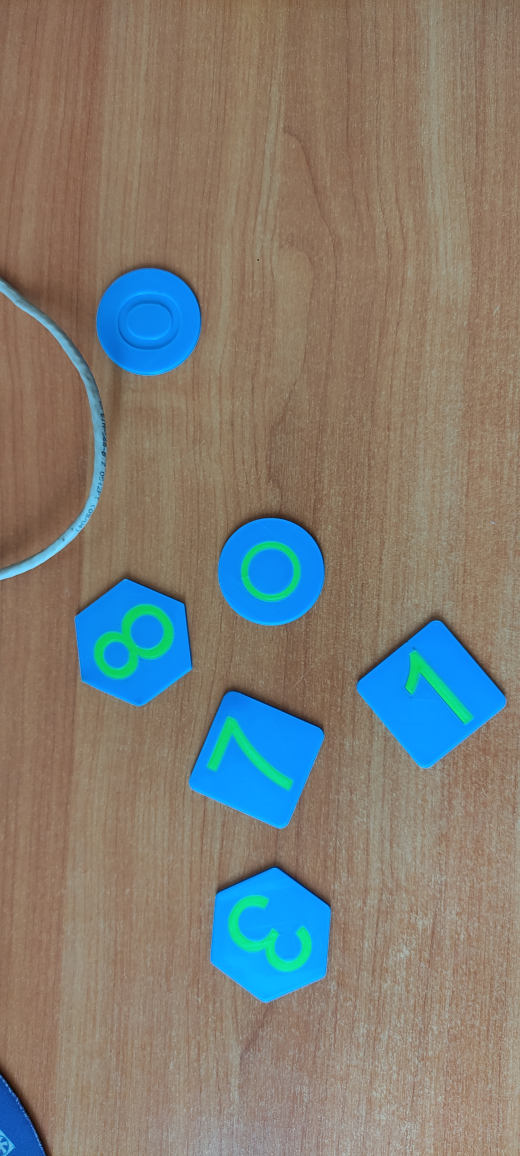
#> input picture 7 sem/COSiI/lab_1/test_pictures/1.jpg, 2080 x 4624 px, found by its file name (shown at 1/4 size)
$ python lab_1.py
#> lines starting #> are read from the running program, lines starting #| are printed output that depends on the picture; after the words box and inside, x2 and y2 are one past the last pixel; in counts of white or black regions, pixels touching at a corner belong together
#> further down, img is the input picture: shape (4624, 2080, 3); mean B, G, R 116.4, 125, 128.3
import sys
import numpy as np
import cv2 as cv
import os

# Функция для изменения размера изображения
def resize_image(image, max_width, max_height):
    # присваиваем высоту и ширину
#> called with max_width = 1200, max_height = 1000
    h, w = image.shape[:2]
    aspect_ratio = w / h
    if w > max_width or h > max_height:
        if aspect_ratio > 1:
            new_width = max_width
            new_height = int(max_width / aspect_ratio)
        else:
            new_height = max_height
            new_width = int(max_height * aspect_ratio)
        return cv.resize(image, (new_width, new_height))
    return image

if __name__ == '__main__':
    fn = '1.jpg'  # Путь к изображению (находится в вашей корневой папке)
    img = cv.imread(fn)

    if img is None:
        print(f"Не удалось загрузить изображение {fn}. Проверьте путь.")
        sys.exit(1)

    # Изменение размера изображения для удобства обработки
    max_width, max_height = 1200, 1000
    img = resize_image(img, max_width, max_height)

    # Преобразуем изображение в HSV для выделения цветов
    hsv = cv.cvtColor(img, cv.COLOR_BGR2HSV)
#> hsv: shape (1000, 449, 3); mean H, S, V 25.3, 94.8, 154.3

    # Определяем диапазон для зеленого цвета
    lower_green = np.array([35, 40, 40])
    upper_green = np.array([85, 255, 255])

    # Определяем диапазон для синего цвета
    lower_blue = np.array([100, 50, 50])
    upper_blue = np.array([130, 255, 255])

    # Создаем маски для зеленого и синего цветов
    green_mask = cv.inRange(hsv, lower_green, upper_green)
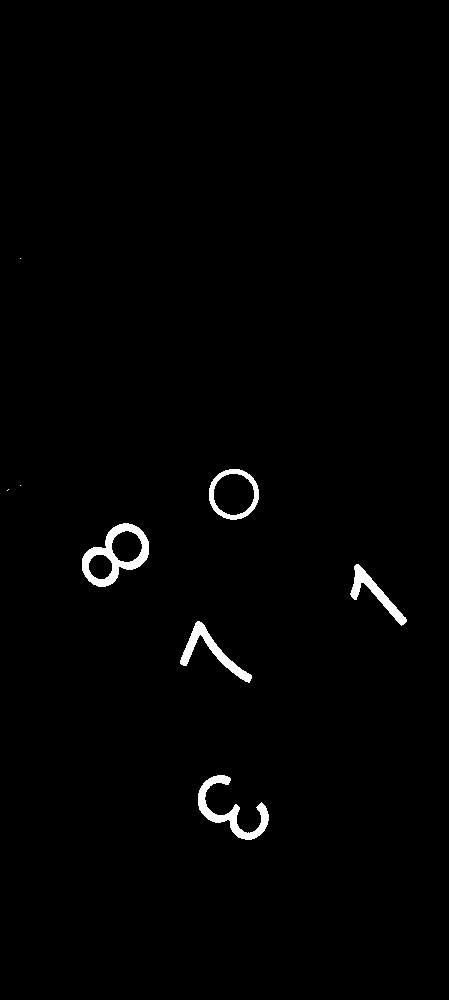
#> green_mask: shape (1000, 449); 1.2% white; 8 white regions (3 under 20 px), largest, box (x1, y1, x2, y2) and area: (82, 523, 149, 587) 1544, (198, 775, 269, 840) 1253, (180, 621, 252, 683) 975, (350, 564, 407, 626) 827, (209, 469, 259, 520) 723
    blue_mask = cv.inRange(hsv, lower_blue, upper_blue)
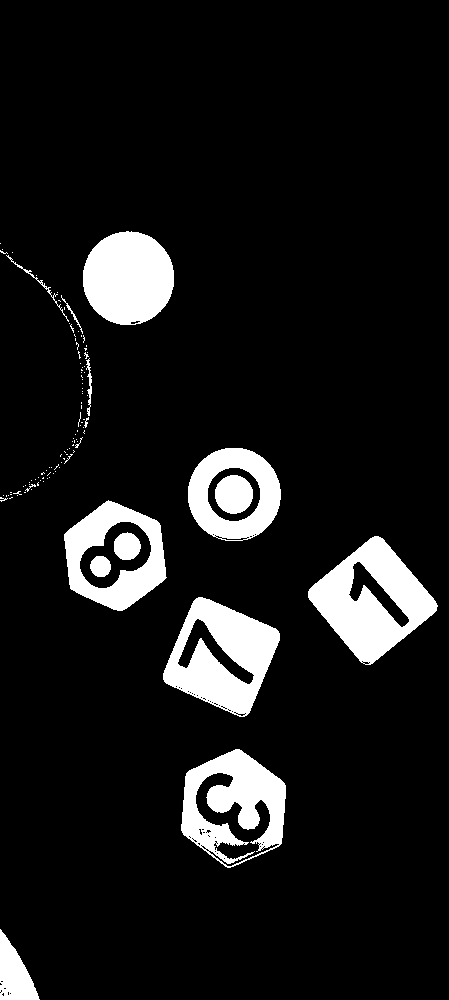
#> blue_mask: shape (1000, 449); 9.8% white; 108 white regions (93 under 20 px), largest, box (x1, y1, x2, y2) and area: (308, 536, 438, 665) 8280, (163, 597, 280, 717) 7624, (181, 749, 286, 868) 6790

    # Объединяем маски зеленого и синего цветов
    combined_mask = cv.bitwise_or(green_mask, blue_mask)
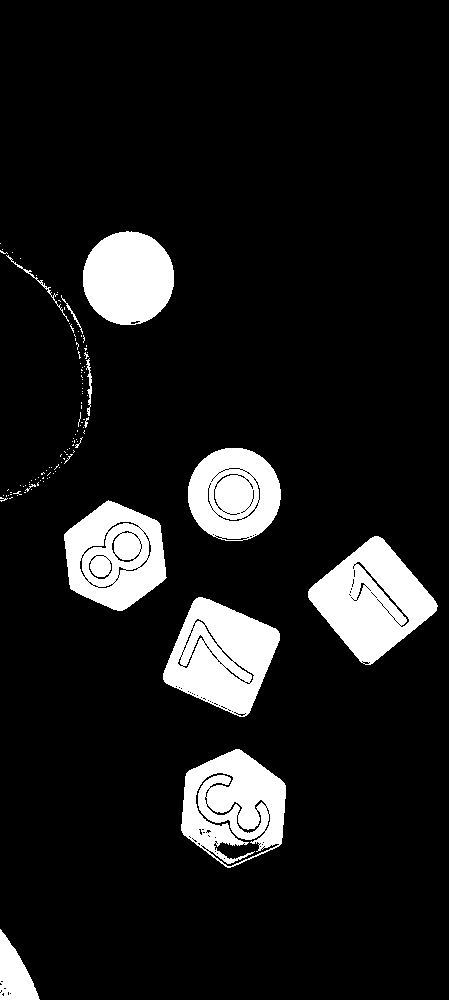
#> combined_mask: shape (1000, 449); 10.9% white; 108 white regions (96 under 20 px)

    # Находим контуры зеленых и синих объектов
    contours_green, _ = cv.findContours(green_mask, cv.RETR_EXTERNAL, cv.CHAIN_APPROX_SIMPLE)
#> contours_green = 8 contours, 3 with area under 20; largest, box (x1, y1, x2, y2) and area: (82, 523, 149, 587) 2588, (209, 469, 259, 520) 1946, (198, 775, 269, 840) 1102, (180, 621, 252, 683) 872, (350, 564, 407, 626) 744
    contours_blue, _ = cv.findContours(blue_mask, cv.RETR_EXTERNAL, cv.CHAIN_APPROX_SIMPLE)
#> contours_blue = 105 contours, 95 with area under 20; largest, box (x1, y1, x2, y2) and area: (308, 536, 438, 665) 9238, (181, 749, 286, 868) 9118, (163, 597, 280, 717) 8786, (64, 500, 167, 611) 8150, (188, 448, 281, 541) 6722

    # Копируем исходное изображение для рисования контуров
    output_image = img.copy()

    # Рисуем зеленые контуры на изображении
    for contour in contours_green:
        if cv.contourArea(contour) > 100:  # Убираем слишком маленькие области
            cv.drawContours(output_image, [contour], -1, (0, 255, 0), 2)  # Зеленый контур
#> this loop made 8 passes
#> contour on passes 5, 6, 8: [[8, 489], [7, 490]], [[20, 485]], [[20, 258]]
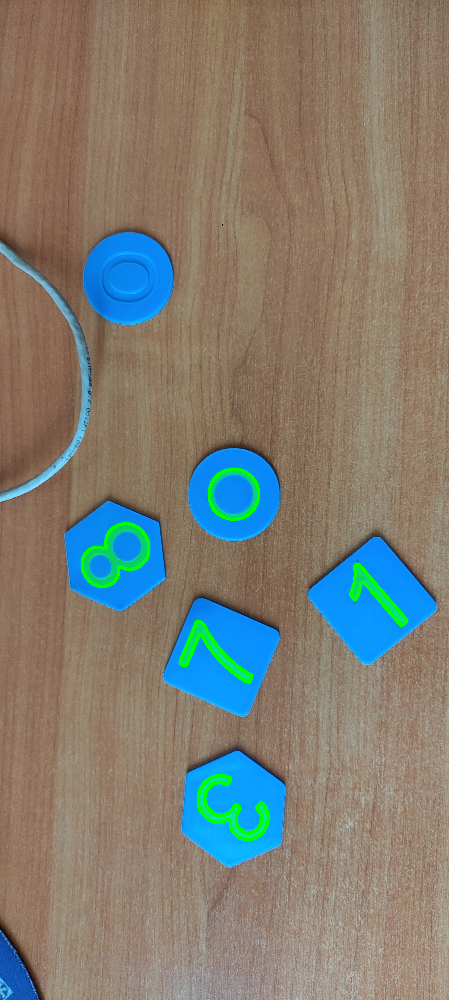
#> output_image: shape (1000, 449, 3); mean B, G, R 114.9, 125.4, 128.1

    # Рисуем синие контуры на изображении
    for contour in contours_blue:
        if cv.contourArea(contour) > 100:  # Убираем слишком маленькие области
            cv.drawContours(output_image, [contour], -1, (255, 0, 0), 2)  # Синий контур
#> this loop made 105 passes
#> contour on passes 8, 9, 10, 11, 12, 13, 14, 16: [[17, 495]], [[8, 495]], [[6, 495], [6, 496]], [[3, 495]], [[10, 494], [11, 494]], [[24, 492], [25, 492]], [[10, 492], [11, 492]], [[31, 489]]
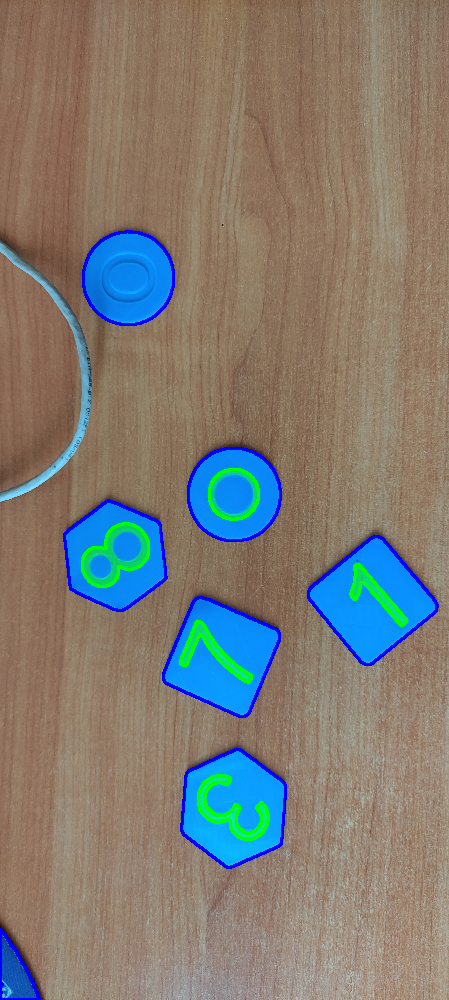
#> output_image: shape (1000, 449, 3); 1.66% of pixels changed, all inside (x1, y1, x2, y2) = (0, 230, 439, 1000)

    # Размываем все, что не относится к выделенным фигурам
    blurred_img = cv.GaussianBlur(img, (101, 101), 0)  # Чем больше значение, тем сильнее размытие
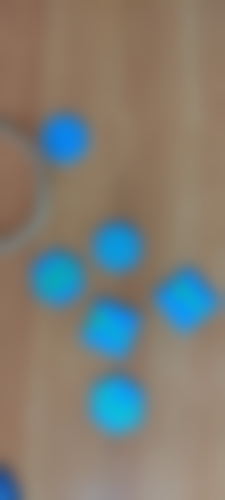
#> blurred_img: shape (1000, 449, 3) (shown at 1/2 size); mean B, G, R 116.3, 124.9, 128.2
    # filter Gauss
    result_image = np.where(combined_mask[:, :, None] == 0, blurred_img, output_image)
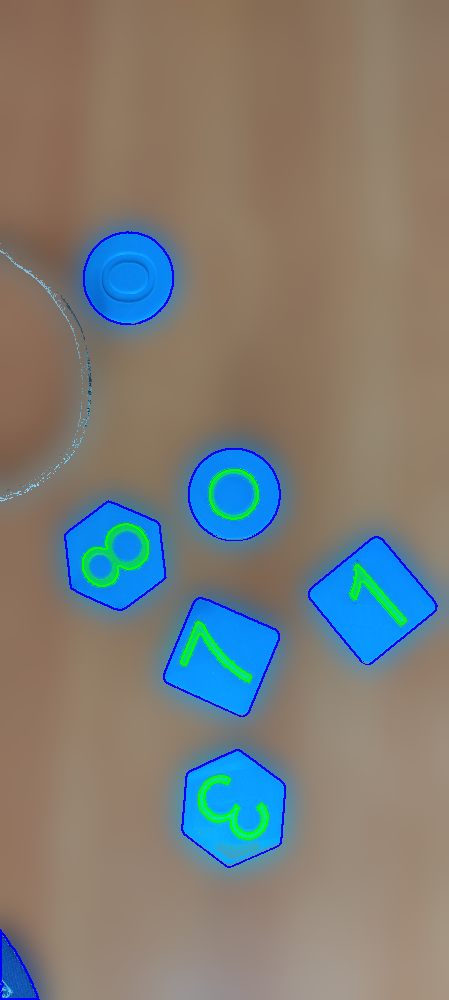
#> result_image: shape (1000, 449, 3); mean B, G, R 119.9, 124.8, 124.7

    # Сохраняем результат
    base_name, _ = os.path.splitext(fn)

    # Показываем результат
    cv.imshow(f'{base_name}_new_filtred', result_image)
    cv.imwrite(f'{base_name}_new_filtred.jpg', result_image)

    cv.waitKey()
    cv.destroyAllWindows()

# BGR - OpenCV standart

$ run again, with 7 sem/COSiI/lab_1/test_pictures/2.jpg copied over 7 sem/COSiI/lab_1/test_pictures/1.jpg
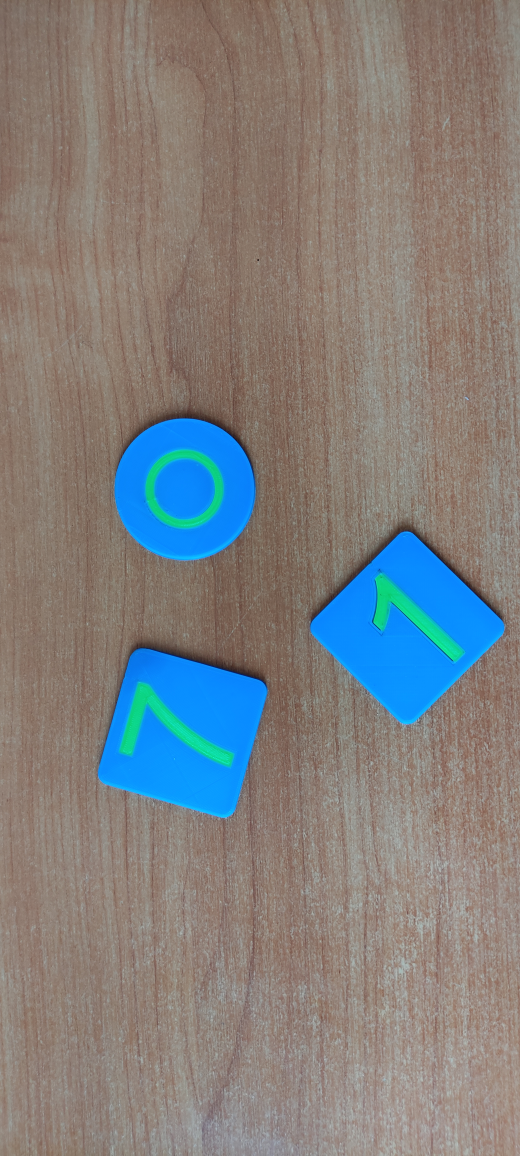
#> input picture 7 sem/COSiI/lab_1/test_pictures/2.jpg, 2080 x 4624 px, found by its file name (shown at 1/4 size)
#> img is the input picture: shape (4624, 2080, 3); mean B, G, R 126.4, 127.4, 128.5
#> hsv: shape (1000, 449, 3); mean H, S, V 22.5, 67.4, 150.7
#> green_mask: shape (1000, 449); 0.95% white; 3 white regions, box (x1, y1, x2, y2) and area: (104, 591, 201, 663) 1690, (322, 497, 399, 571) 1324, (126, 389, 192, 456) 1232
#> blue_mask: shape (1000, 449); 8.3% white; 8 white regions (4 under 20 px), largest, box (x1, y1, x2, y2) and area: (267, 459, 436, 628) 13874, (84, 560, 232, 708) 13076, (98, 361, 221, 485) 8105, (134, 397, 185, 449) 2080
#> combined_mask: shape (1000, 449); 9.2% white; 7 white regions (4 under 20 px)
#> contours_green = 3 contours; box (x1, y1, x2, y2) and area: (126, 389, 192, 456) 3405, (104, 591, 201, 663) 1551, (322, 497, 399, 571) 1219
#> contours_blue = 7 contours, 4 with area under 20; largest, box (x1, y1, x2, y2) and area: (267, 459, 436, 628) 15501, (84, 560, 232, 708) 14932, (98, 361, 221, 485) 11782
#> the loop `for contour in contours_green:` made 3 passes
#> after the loop `for contour in contours_green:`:
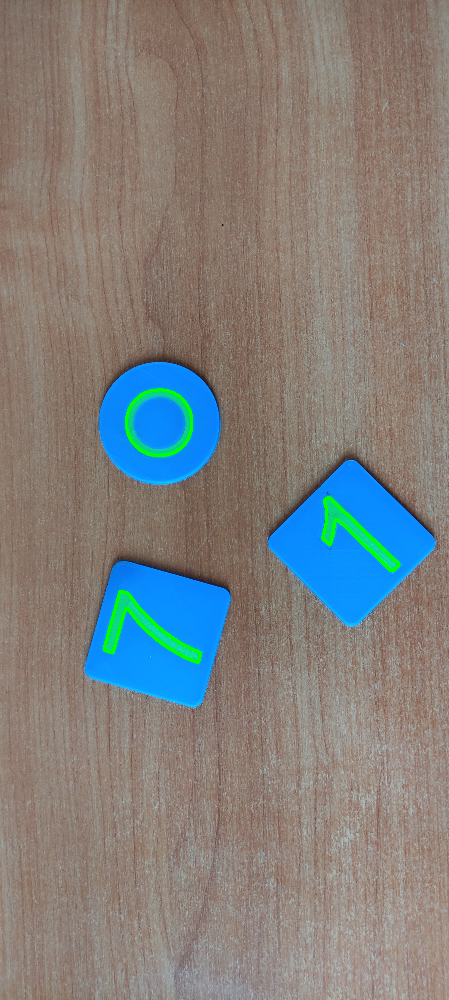
#> output_image: shape (1000, 449, 3); mean B, G, R 125.2, 127.7, 128.3
#> the loop `for contour in contours_blue:` made 7 passes
#> contour on pass 7: [[402, 343], [402, 344], [403, 345], [404, 345]]
#> `result_image = np.where(combined_mask[:, :, None] == 0, blurred_img, o..`:
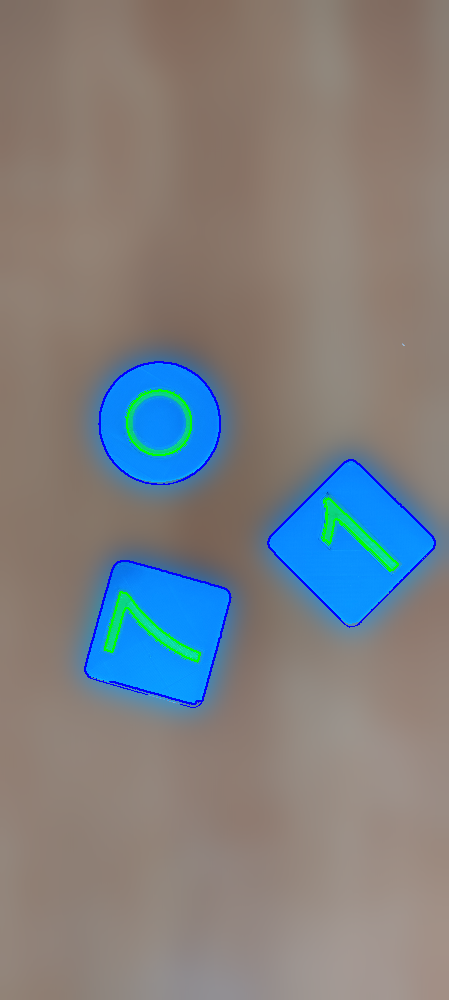
#> result_image: shape (1000, 449, 3); mean B, G, R 128.5, 127.3, 126.2

$ run again, with 7 sem/COSiI/lab_1/test_pictures/3.jpg copied over 7 sem/COSiI/lab_1/test_pictures/1.jpg
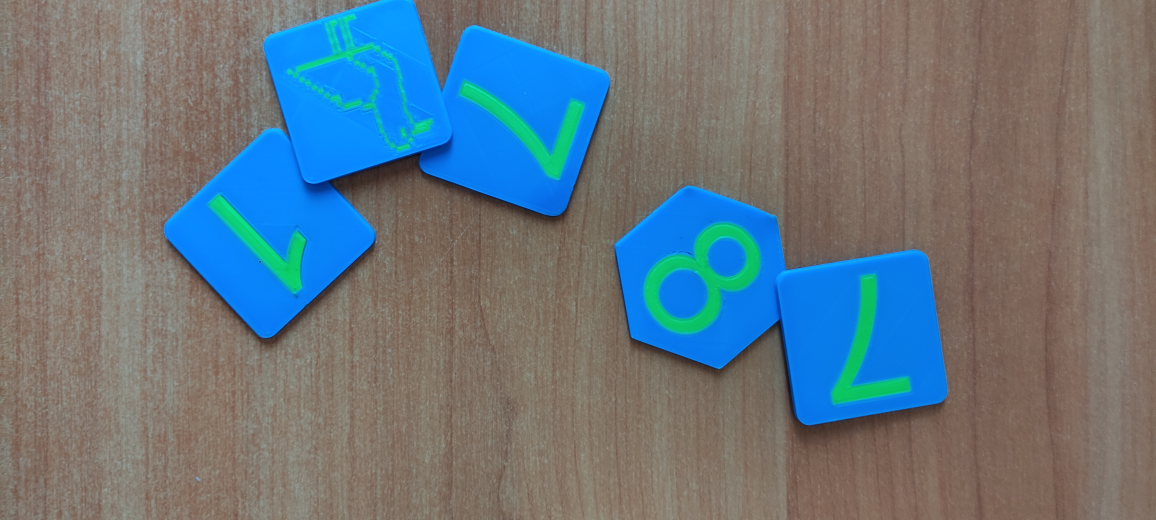
#> input picture 7 sem/COSiI/lab_1/test_pictures/3.jpg, 4624 x 2080 px, found by its file name (shown at 1/4 size)
#> img is the input picture: shape (2080, 4624, 3); mean B, G, R 126.6, 118.5, 104.3
#> hsv: shape (539, 1200, 3); mean H, S, V 32.4, 91.2, 149.1
#> green_mask: shape (539, 1200); 2.2% white; 36 white regions (22 under 20 px), largest, box (x1, y1, x2, y2) and area: (669, 232, 789, 345) 4761, (864, 285, 945, 418) 2903, (478, 85, 606, 184) 2882
#> blue_mask: shape (539, 1200); 17% white; 11 white regions (4 under 20 px), largest, box (x1, y1, x2, y2) and area: (170, 0, 634, 351) 63444, (637, 192, 984, 441) 38772, (368, 52, 429, 151) 2343
#> combined_mask: shape (539, 1200); 19.2% white; 40 white regions (26 under 20 px)
#> contours_green = 36 contours, 25 with area under 20; largest, box (x1, y1, x2, y2) and area: (669, 232, 789, 345) 8134, (478, 85, 606, 184) 2700, (864, 285, 945, 418) 2699, (218, 203, 318, 302) 2206, (309, 46, 394, 73) 316
#> contours_blue = 9 contours, 4 with area under 20; largest, box (x1, y1, x2, y2) and area: (170, 0, 634, 351) 69238, (637, 192, 984, 441) 50772, (368, 52, 429, 151) 2210, (311, 60, 390, 107) 2080, (348, 26, 359, 52) 100
#> the loop `for contour in contours_green:` made 36 passes
#> contour on passes 8, 10, 12, 14, 18, 21, 25, 29: [[394, 130]], [[426, 123]], [[351, 105], [351, 108], [353, 106], [352, 105]], [[419, 101]], [[331, 94], [332, 95], [333, 95], [333, 94]], [[319, 86], [319, 87], [320, 86]], [[301, 74], [300, 75], [301, 75]], [[402, 58], [404, 60], [406, 60], [404, 58]]
#> after the loop `for contour in contours_green:`:
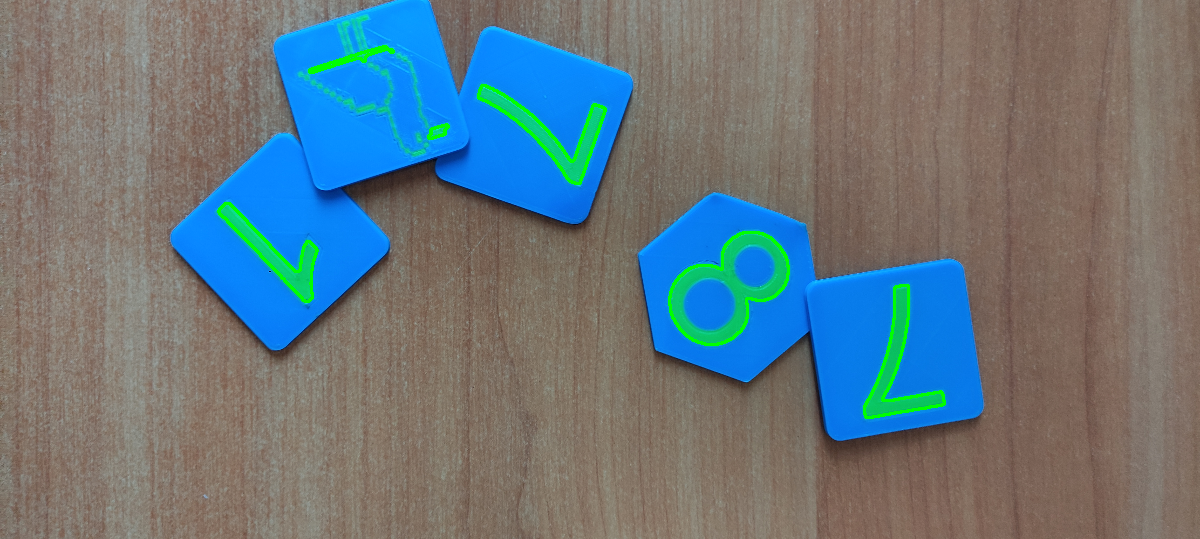
#> output_image: shape (539, 1200, 3); mean B, G, R 125, 119, 104
#> the loop `for contour in contours_blue:` made 9 passes
#> contour on passes 2, 7, 8: [[807, 336]], [[343, 19], [345, 19]], [[347, 18]]
#> `result_image = np.where(combined_mask[:, :, None] == 0, blurred_img, o..`:
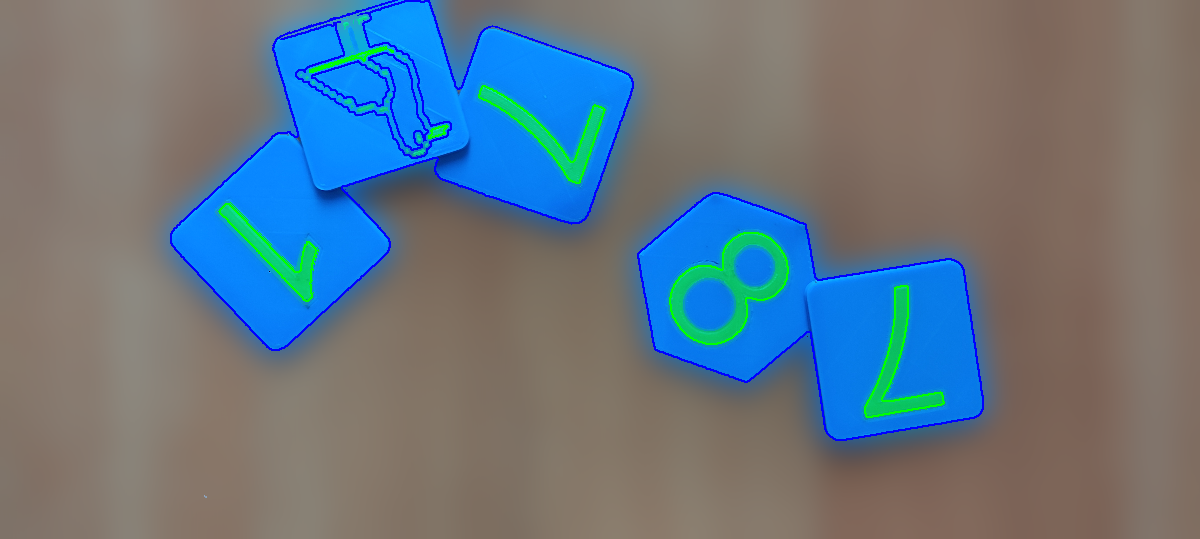
#> result_image: shape (539, 1200, 3); mean B, G, R 129.9, 117.9, 101.6
